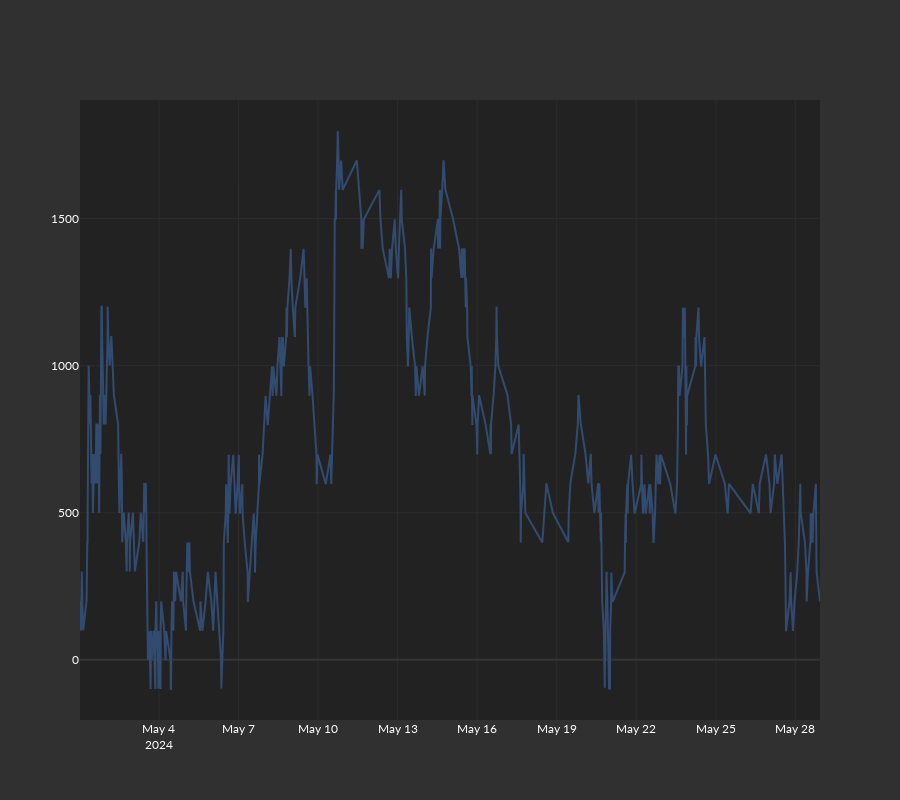

The cell this chart's notebook holds for it:
### Code cell
fig = go.Figure()
not_nan_ps_array_filter = ~np.isnan(ps_array)
fig.add_scatter(
    x=datetimes[not_nan_ps_array_filter],
    y=ps_array[not_nan_ps_array_filter],
)
fig.update_layout(height=800, xaxis_rangeslider_visible=False)
fig.show()

### Figure 1 — Plotly figure (JSON) as saved in the notebook; plotly's stock layout.template omitted (floating-point values rounded to 4 significant figures; data arrays with more than 128 entries replaced by an {"elided": "..."} marker saying what was removed)
{"data": [{"type": "scatter", "x": {"elided": "536 str values"}, "y": {"elided": "536 float values"}}], "layout": {"height": 800, "xaxis": {"rangeslider": {"visible": false}}}}
